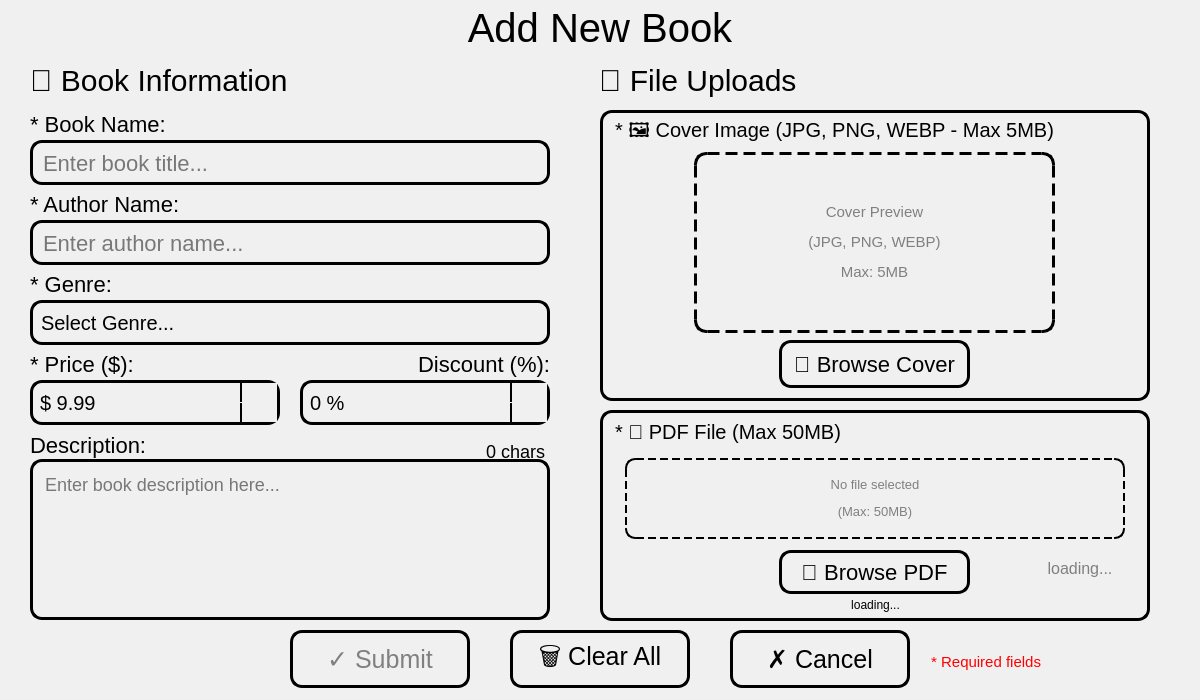
<?xml version="1.0" encoding="UTF-8"?>
<ui version="4.0">
 <class>AddBookDialog</class>
 <widget class="QDialog" name="AddBookDialog">
  <property name="enabled">
   <bool>true</bool>
  </property>
  <property name="geometry">
   <rect>
    <x>0</x>
    <y>0</y>
    <width>1200</width>
    <height>700</height>
   </rect>
  </property>
  <property name="minimumSize">
   <size>
    <width>1100</width>
    <height>700</height>
   </size>
  </property>
  <property name="windowTitle">
   <string>Add New Book</string>
  </property>
  <property name="windowIcon">
   <iconset resource="../resources.qrc">
    <normaloff>:/resources/icon.jpg</normaloff>:/resources/icon.jpg</iconset>
  </property>
  <property name="styleSheet">
   <string notr="true">background-image: url(:/resources/sui.png);</string>
  </property>
  <widget class="QFrame" name="frame">
   <property name="geometry">
    <rect>
     <x>0</x>
     <y>0</y>
     <width>1200</width>
     <height>700</height>
    </rect>
   </property>
   <property name="styleSheet">
    <string notr="true">QFrame {
    background-color: rgba(255,255,255,10);
}</string>
   </property>
   <property name="frameShape">
    <enum>QFrame::Shape::StyledPanel</enum>
   </property>
   <property name="frameShadow">
    <enum>QFrame::Shadow::Raised</enum>
   </property>
   <widget class="QLabel" name="titleLabel">
    <property name="geometry">
     <rect>
      <x>350</x>
      <y>0</y>
      <width>500</width>
      <height>55</height>
     </rect>
    </property>
    <property name="styleSheet">
     <string notr="true">QLabel {
    background: transparent;
    font: 700 14pt &quot;Script MT Bold&quot;;
    font-size: 40px;
    color: rgb(0, 0, 0);
}</string>
    </property>
    <property name="text">
     <string>Add New Book</string>
    </property>
    <property name="alignment">
     <set>Qt::AlignmentFlag::AlignCenter</set>
    </property>
   </widget>
   <widget class="QLabel" name="leftSectionLabel">
    <property name="geometry">
     <rect>
      <x>30</x>
      <y>60</y>
      <width>450</width>
      <height>41</height>
     </rect>
    </property>
    <property name="styleSheet">
     <string notr="true">QLabel {
    background: transparent;
    font: 700 11pt &quot;Script MT Bold&quot;;
    font-size: 30px;
    color: rgb(0, 0, 0);
}</string>
    </property>
    <property name="text">
     <string>📝 Book Information</string>
    </property>
   </widget>
   <widget class="QLabel" name="bookNameLabel">
    <property name="geometry">
     <rect>
      <x>30</x>
      <y>110</y>
      <width>141</width>
      <height>28</height>
     </rect>
    </property>
    <property name="styleSheet">
     <string notr="true">QLabel {
    background: transparent;
    font: 700 9pt &quot;Script MT Bold&quot;;
    font-size: 22px;
    color: rgb(0, 0, 0);
}</string>
    </property>
    <property name="text">
     <string>* Book Name:</string>
    </property>
   </widget>
   <widget class="QLineEdit" name="bookNameLineEdit">
    <property name="geometry">
     <rect>
      <x>30</x>
      <y>140</y>
      <width>520</width>
      <height>45</height>
     </rect>
    </property>
    <property name="styleSheet">
     <string notr="true">QLineEdit {
    font-size: 22px;
    color: rgb(0, 0, 0);
    border: 3px solid black;
    border-radius: 12px;
    padding: 8px;
    background: transparent;
}
QLineEdit:focus {
    border-color: rgb(0, 100, 200);
}</string>
    </property>
    <property name="text">
     <string/>
    </property>
    <property name="maxLength">
     <number>255</number>
    </property>
    <property name="placeholderText">
     <string>Enter book title...</string>
    </property>
   </widget>
   <widget class="QLabel" name="authorNameLabel">
    <property name="geometry">
     <rect>
      <x>30</x>
      <y>190</y>
      <width>151</width>
      <height>28</height>
     </rect>
    </property>
    <property name="styleSheet">
     <string notr="true">QLabel {
    background: transparent;
    font: 700 9pt &quot;Script MT Bold&quot;;
    font-size: 22px;
    color: rgb(0, 0, 0);
}</string>
    </property>
    <property name="text">
     <string>* Author Name:</string>
    </property>
   </widget>
   <widget class="QLineEdit" name="authorNameLineEdit">
    <property name="geometry">
     <rect>
      <x>30</x>
      <y>220</y>
      <width>520</width>
      <height>45</height>
     </rect>
    </property>
    <property name="styleSheet">
     <string notr="true">QLineEdit {
    font-size: 22px;
    color: rgb(0, 0, 0);
    border: 3px solid black;
    border-radius: 12px;
    padding: 8px;
    background: transparent;
}
QLineEdit:focus {
    border-color: rgb(0, 100, 200);
}</string>
    </property>
    <property name="maxLength">
     <number>255</number>
    </property>
    <property name="placeholderText">
     <string>Enter author name...</string>
    </property>
   </widget>
   <widget class="QLabel" name="genreLabel">
    <property name="geometry">
     <rect>
      <x>30</x>
      <y>270</y>
      <width>81</width>
      <height>28</height>
     </rect>
    </property>
    <property name="styleSheet">
     <string notr="true">QLabel {
    background: transparent;
    font: 700 9pt &quot;Script MT Bold&quot;;
    font-size: 22px;
    color: rgb(0, 0, 0);
}</string>
    </property>
    <property name="text">
     <string>* Genre:</string>
    </property>
   </widget>
   <widget class="QComboBox" name="genreComboBox">
    <property name="geometry">
     <rect>
      <x>30</x>
      <y>300</y>
      <width>520</width>
      <height>45</height>
     </rect>
    </property>
    <property name="styleSheet">
     <string notr="true">QComboBox {
    font-size: 20px;
    color: rgb(0, 0, 0);
    border: 3px solid black;
    border-radius: 12px;
    padding: 8px;
    background: transparent;
}

QComboBox::drop-down {
    border: none;
    width: 35px;
}

QComboBox::down-arrow {
    width: 18px;
    height: 18px;
}

QComboBox QAbstractItemView {
    border: 2px solid black;
    border-radius: 8px;
    background-color: white;
    selection-background-color: rgb(70, 130, 180);
    font-size: 18px;
}</string>
    </property>
    <item>
     <property name="text">
      <string>Select Genre...</string>
     </property>
    </item>
    <item>
     <property name="text">
      <string>Fiction</string>
     </property>
    </item>
    <item>
     <property name="text">
      <string>Non-Fiction</string>
     </property>
    </item>
    <item>
     <property name="text">
      <string>Mystery</string>
     </property>
    </item>
    <item>
     <property name="text">
      <string>Romance</string>
     </property>
    </item>
    <item>
     <property name="text">
      <string>Science Fiction</string>
     </property>
    </item>
    <item>
     <property name="text">
      <string>Fantasy</string>
     </property>
    </item>
    <item>
     <property name="text">
      <string>Biography</string>
     </property>
    </item>
    <item>
     <property name="text">
      <string>History</string>
     </property>
    </item>
    <item>
     <property name="text">
      <string>Self-Help</string>
     </property>
    </item>
    <item>
     <property name="text">
      <string>Technology</string>
     </property>
    </item>
   </widget>
   <widget class="QLabel" name="priceLabel">
    <property name="geometry">
     <rect>
      <x>30</x>
      <y>350</y>
      <width>111</width>
      <height>28</height>
     </rect>
    </property>
    <property name="styleSheet">
     <string notr="true">QLabel {
    background: transparent;
    font: 700 9pt &quot;Script MT Bold&quot;;
    font-size: 22px;
    color: rgb(0, 0, 0);
}</string>
    </property>
    <property name="text">
     <string>* Price ($):</string>
    </property>
   </widget>
   <widget class="QDoubleSpinBox" name="priceSpinBox">
    <property name="geometry">
     <rect>
      <x>30</x>
      <y>380</y>
      <width>250</width>
      <height>45</height>
     </rect>
    </property>
    <property name="styleSheet">
     <string notr="true">QDoubleSpinBox {
    font-size: 20px;
    color: rgb(0, 0, 0);
    border: 3px solid black;
    border-radius: 12px;
    padding: 5px;
    background: transparent;
}
QDoubleSpinBox::up-button, QDoubleSpinBox::down-button {
    width: 35px;
    border-left: 2px solid black;
    background-color: rgb(240, 240, 240);
}</string>
    </property>
    <property name="prefix">
     <string>$ </string>
    </property>
    <property name="decimals">
     <number>2</number>
    </property>
    <property name="minimum">
     <double>0.010000000000000</double>
    </property>
    <property name="maximum">
     <double>99999.990000000005239</double>
    </property>
    <property name="value">
     <double>9.990000000000000</double>
    </property>
   </widget>
   <widget class="QLabel" name="discountLabel">
    <property name="geometry">
     <rect>
      <x>419</x>
      <y>350</y>
      <width>131</width>
      <height>28</height>
     </rect>
    </property>
    <property name="styleSheet">
     <string notr="true">QLabel {
    background: transparent;
    font: 700 9pt &quot;Script MT Bold&quot;;
    font-size: 22px;
    color: rgb(0, 0, 0);
}</string>
    </property>
    <property name="text">
     <string>Discount (%):</string>
    </property>
    <property name="alignment">
     <set>Qt::AlignmentFlag::AlignRight|Qt::AlignmentFlag::AlignTrailing|Qt::AlignmentFlag::AlignVCenter</set>
    </property>
   </widget>
   <widget class="QSpinBox" name="discountSpinBox">
    <property name="geometry">
     <rect>
      <x>300</x>
      <y>380</y>
      <width>250</width>
      <height>45</height>
     </rect>
    </property>
    <property name="styleSheet">
     <string notr="true">QSpinBox {
    font-size: 20px;
    color: rgb(0, 0, 0);
    border: 3px solid black;
    border-radius: 12px;
    padding: 5px;
    background: transparent;
}
QSpinBox::up-button, QSpinBox::down-button {
    width: 35px;
    border-left: 2px solid black;
    background-color: rgb(240, 240, 240);
}</string>
    </property>
    <property name="suffix">
     <string> %</string>
    </property>
    <property name="minimum">
     <number>0</number>
    </property>
    <property name="maximum">
     <number>100</number>
    </property>
    <property name="value">
     <number>0</number>
    </property>
   </widget>
   <widget class="QLabel" name="descriptionLabel">
    <property name="geometry">
     <rect>
      <x>30</x>
      <y>430</y>
      <width>150</width>
      <height>31</height>
     </rect>
    </property>
    <property name="styleSheet">
     <string notr="true">QLabel {
    background: transparent;
    font: 700 9pt &quot;Script MT Bold&quot;;
    font-size: 22px;
    color: rgb(0, 0, 0);
}</string>
    </property>
    <property name="text">
     <string>Description:</string>
    </property>
   </widget>
   <widget class="QTextEdit" name="descriptionTextEdit">
    <property name="geometry">
     <rect>
      <x>30</x>
      <y>459</y>
      <width>520</width>
      <height>161</height>
     </rect>
    </property>
    <property name="styleSheet">
     <string notr="true">QTextEdit {
    font-size: 18px;
    color: rgb(0, 0, 0);
    border: 3px solid black;
    border-radius: 12px;
    background: transparent;
    padding: 8px;
}
QTextEdit:focus {
    border-color: rgb(0, 100, 200);
}</string>
    </property>
    <property name="acceptRichText">
     <bool>false</bool>
    </property>
    <property name="placeholderText">
     <string>Enter book description here...</string>
    </property>
   </widget>
   <widget class="QLabel" name="charCountLabel">
    <property name="geometry">
     <rect>
      <x>450</x>
      <y>440</y>
      <width>95</width>
      <height>22</height>
     </rect>
    </property>
    <property name="styleSheet">
     <string notr="true">QLabel {
    background: transparent;
    font: 700 9pt &quot;Script MT Bold&quot;;
    font-size: 18px;
    color: black;
}</string>
    </property>
    <property name="text">
     <string>0 chars</string>
    </property>
    <property name="alignment">
     <set>Qt::AlignmentFlag::AlignRight|Qt::AlignmentFlag::AlignTrailing|Qt::AlignmentFlag::AlignVCenter</set>
    </property>
   </widget>
   <widget class="QLabel" name="rightSectionLabel">
    <property name="geometry">
     <rect>
      <x>599</x>
      <y>60</y>
      <width>401</width>
      <height>41</height>
     </rect>
    </property>
    <property name="styleSheet">
     <string notr="true">QLabel {
    background: transparent;
    font: 700 11pt &quot;Script MT Bold&quot;;
    font-size: 30px;
    color: rgb(0, 0, 0);
}</string>
    </property>
    <property name="text">
     <string>📁 File Uploads</string>
    </property>
   </widget>
   <widget class="QFrame" name="coverPreviewFrame">
    <property name="geometry">
     <rect>
      <x>600</x>
      <y>110</y>
      <width>550</width>
      <height>291</height>
     </rect>
    </property>
    <property name="styleSheet">
     <string notr="true">QFrame#coverPreviewFrame {
    background: transparent;
    border: 3px solid black;
    border-radius: 12px;
}</string>
    </property>
    <property name="frameShape">
     <enum>QFrame::Shape::StyledPanel</enum>
    </property>
    <property name="frameShadow">
     <enum>QFrame::Shadow::Raised</enum>
    </property>
    <widget class="QLabel" name="coverTitleLabel">
     <property name="geometry">
      <rect>
       <x>15</x>
       <y>8</y>
       <width>520</width>
       <height>28</height>
      </rect>
     </property>
     <property name="styleSheet">
      <string notr="true">QLabel {
    background: transparent;
    font: 700 10pt &quot;Script MT Bold&quot;;
    font-size: 20px;
    color: rgb(0, 0, 0);
}</string>
     </property>
     <property name="text">
      <string>* 🖼️ Cover Image (JPG, PNG, WEBP - Max 5MB)</string>
     </property>
    </widget>
    <widget class="QPushButton" name="browseCoverButton">
     <property name="geometry">
      <rect>
       <x>179</x>
       <y>230</y>
       <width>191</width>
       <height>48</height>
      </rect>
     </property>
     <property name="styleSheet">
      <string notr="true">QPushButton {
    font: 700 9pt &quot;Script MT Bold&quot;;
    font-size: 22px;
    color: rgb(0, 0, 0);
    background: transparent;
    border: 3px solid black;
    border-radius: 12px;
    padding: 8px;
}
QPushButton:hover {
    background-color: rgb(19, 132, 150);
}</string>
     </property>
     <property name="text">
      <string>📂 Browse Cover</string>
     </property>
    </widget>
    <widget class="QLabel" name="coverPreviewLabel">
     <property name="geometry">
      <rect>
       <x>94</x>
       <y>42</y>
       <width>361</width>
       <height>181</height>
      </rect>
     </property>
     <property name="styleSheet">
      <string notr="true">QLabel#coverPreviewLabel {
    background: transparent;
    border: 3px dashed black;
    border-radius: 12px;
    font-size: 18px;
    color: gray;
}</string>
     </property>
     <property name="text">
      <string>&lt;html&gt;&lt;head/&gt;&lt;body&gt;&lt;p&gt;&lt;span style=&quot; font-size:11pt;&quot;&gt;Cover Preview&lt;/span&gt;&lt;/p&gt;&lt;p&gt;&lt;span style=&quot; font-size:11pt;&quot;&gt;(JPG, PNG, WEBP)&lt;/span&gt;&lt;/p&gt;&lt;p&gt;&lt;span style=&quot; font-size:11pt;&quot;&gt;Max: 5MB&lt;/span&gt;&lt;/p&gt;&lt;/body&gt;&lt;/html&gt;</string>
     </property>
     <property name="alignment">
      <set>Qt::AlignmentFlag::AlignCenter</set>
     </property>
    </widget>
    <widget class="QLabel" name="coverFileSizeLabel">
     <property name="geometry">
      <rect>
       <x>420</x>
       <y>290</y>
       <width>120</width>
       <height>22</height>
      </rect>
     </property>
     <property name="styleSheet">
      <string notr="true">QLabel {
    background: transparent;
    font: 700 9pt &quot;Script MT Bold&quot;;
    font-size: 16px;
    color: gray;
}</string>
     </property>
     <property name="text">
      <string/>
     </property>
     <property name="alignment">
      <set>Qt::AlignmentFlag::AlignRight|Qt::AlignmentFlag::AlignTrailing|Qt::AlignmentFlag::AlignVCenter</set>
     </property>
    </widget>
    <widget class="QLabel" name="coverStatusLabel">
     <property name="geometry">
      <rect>
       <x>15</x>
       <y>332</y>
       <width>520</width>
       <height>22</height>
      </rect>
     </property>
     <property name="styleSheet">
      <string notr="true">QLabel {
    background: transparent;
    font: 700 9pt &quot;Script MT Bold&quot;;
    font-size: 14px;
}</string>
     </property>
     <property name="text">
      <string/>
     </property>
    </widget>
   </widget>
   <widget class="QFrame" name="pdfSelectorFrame">
    <property name="geometry">
     <rect>
      <x>600</x>
      <y>410</y>
      <width>550</width>
      <height>211</height>
     </rect>
    </property>
    <property name="styleSheet">
     <string notr="true">QFrame#pdfSelectorFrame {
    background: transparent;
    border: 3px solid black;
    border-radius: 12px;
}</string>
    </property>
    <property name="frameShape">
     <enum>QFrame::Shape::StyledPanel</enum>
    </property>
    <property name="frameShadow">
     <enum>QFrame::Shadow::Raised</enum>
    </property>
    <widget class="QLabel" name="pdfTitleLabel">
     <property name="geometry">
      <rect>
       <x>15</x>
       <y>8</y>
       <width>520</width>
       <height>28</height>
      </rect>
     </property>
     <property name="styleSheet">
      <string notr="true">QLabel {
    background: transparent;
    font: 700 10pt &quot;Script MT Bold&quot;;
    font-size: 20px;
    color: rgb(0, 0, 0);
}</string>
     </property>
     <property name="text">
      <string>* 📄 PDF File (Max 50MB)</string>
     </property>
    </widget>
    <widget class="QPushButton" name="browsePdfButton">
     <property name="geometry">
      <rect>
       <x>179</x>
       <y>140</y>
       <width>191</width>
       <height>44</height>
      </rect>
     </property>
     <property name="styleSheet">
      <string notr="true">QPushButton {
    font: 700 9pt &quot;Script MT Bold&quot;;
    font-size: 22px;
    color: rgb(0, 0, 0);
    background: transparent;
    border: 3px solid black;
    border-radius: 12px;
    padding: 8px;
}
QPushButton:hover {
    background-color: rgb(19, 132, 150);
}</string>
     </property>
     <property name="text">
      <string>📂 Browse PDF</string>
     </property>
    </widget>
    <widget class="QLabel" name="pdfFileNameLabel">
     <property name="geometry">
      <rect>
       <x>25</x>
       <y>48</y>
       <width>500</width>
       <height>81</height>
      </rect>
     </property>
     <property name="styleSheet">
      <string notr="true">QLabel#pdfFileNameLabel {
    background: transparent;
    border: 2px dashed black;
    border-radius: 10px;
    font-size: 16px;
    color: gray;
}</string>
     </property>
     <property name="text">
      <string>&lt;html&gt;&lt;head/&gt;&lt;body&gt;&lt;p&gt;&lt;span style=&quot; font-size:10pt;&quot;&gt;No file selected&lt;/span&gt;&lt;/p&gt;&lt;p&gt;&lt;span style=&quot; font-size:10pt;&quot;&gt;(Max: 50MB)&lt;/span&gt;&lt;/p&gt;&lt;/body&gt;&lt;/html&gt;</string>
     </property>
     <property name="alignment">
      <set>Qt::AlignmentFlag::AlignCenter</set>
     </property>
    </widget>
    <widget class="QLabel" name="pdfFileSizeLabel">
     <property name="geometry">
      <rect>
       <x>420</x>
       <y>148</y>
       <width>120</width>
       <height>22</height>
      </rect>
     </property>
     <property name="styleSheet">
      <string notr="true">QLabel {
    background: transparent;
    font: 700 9pt &quot;Script MT Bold&quot;;
    font-size: 16px;
    color: gray;
}</string>
     </property>
     <property name="text">
      <string>&lt;html&gt;&lt;head/&gt;&lt;body&gt;&lt;p align=&quot;center&quot;&gt;loading...&lt;/p&gt;&lt;/body&gt;&lt;/html&gt;</string>
     </property>
     <property name="alignment">
      <set>Qt::AlignmentFlag::AlignRight|Qt::AlignmentFlag::AlignTrailing|Qt::AlignmentFlag::AlignVCenter</set>
     </property>
    </widget>
    <widget class="QLabel" name="pdfStatusLabel">
     <property name="geometry">
      <rect>
       <x>20</x>
       <y>185</y>
       <width>511</width>
       <height>21</height>
      </rect>
     </property>
     <property name="styleSheet">
      <string notr="true">QLabel {
    background: transparent;
    font: 700 9pt &quot;Script MT Bold&quot;;
    font-size: 15px;
	color: rgb(0, 0, 0);
}</string>
     </property>
     <property name="text">
      <string>&lt;html&gt;&lt;head/&gt;&lt;body&gt;&lt;p align=&quot;center&quot;&gt;&lt;span style=&quot; font-size:9pt;&quot;&gt;loading...&lt;/span&gt;&lt;/p&gt;&lt;/body&gt;&lt;/html&gt;</string>
     </property>
    </widget>
   </widget>
   <widget class="QPushButton" name="submitButton">
    <property name="enabled">
     <bool>false</bool>
    </property>
    <property name="geometry">
     <rect>
      <x>290</x>
      <y>630</y>
      <width>180</width>
      <height>58</height>
     </rect>
    </property>
    <property name="toolTip">
     <string>Please fill all required fields first</string>
    </property>
    <property name="styleSheet">
     <string notr="true">QPushButton {
    font: 700 11pt &quot;Script MT Bold&quot;;
    font-size: 25px;
    color: black;
    background: transparent;
    border: 3px solid black;
    border-radius: 12px;
}
QPushButton:hover {
    background-color: rgb(33, 136, 56);
}
QPushButton:disabled {
    background: transparent;
    color: gray;
}</string>
    </property>
    <property name="text">
     <string>✓ Submit</string>
    </property>
   </widget>
   <widget class="QPushButton" name="clearButton">
    <property name="geometry">
     <rect>
      <x>510</x>
      <y>630</y>
      <width>180</width>
      <height>58</height>
     </rect>
    </property>
    <property name="styleSheet">
     <string notr="true">QPushButton {
    font: 700 11pt &quot;Script MT Bold&quot;;
    font-size: 25px;
    color: rgb(0, 0, 0);
    background: transparent;
    border: 3px solid black;
    border-radius: 12px;
}
QPushButton:hover {
    background-color: rgb(224, 160, 0);
}</string>
    </property>
    <property name="text">
     <string>🗑 Clear All</string>
    </property>
   </widget>
   <widget class="QPushButton" name="cancelButton">
    <property name="geometry">
     <rect>
      <x>730</x>
      <y>630</y>
      <width>180</width>
      <height>58</height>
     </rect>
    </property>
    <property name="styleSheet">
     <string notr="true">QPushButton {
    font: 700 11pt &quot;Script MT Bold&quot;;
    font-size: 25px;
    color: black;
    background: transparent;
    border: 3px solid black;
    border-radius: 12px;
}
QPushButton:hover {
    background-color: rgb(200, 35, 51);
}</string>
    </property>
    <property name="text">
     <string>✗ Cancel</string>
    </property>
   </widget>
   <widget class="QLabel" name="requiredNoteLabel">
    <property name="geometry">
     <rect>
      <x>920</x>
      <y>650</y>
      <width>121</width>
      <height>24</height>
     </rect>
    </property>
    <property name="styleSheet">
     <string notr="true">QLabel {
    background: transparent;
    font: 700 9pt &quot;Script MT Bold&quot;;
    font-size: 15px;
    color: red;
}</string>
    </property>
    <property name="text">
     <string>* Required fields</string>
    </property>
    <property name="alignment">
     <set>Qt::AlignmentFlag::AlignRight|Qt::AlignmentFlag::AlignTrailing|Qt::AlignmentFlag::AlignVCenter</set>
    </property>
   </widget>
  </widget>
 </widget>
 <resources>
  <include location="../resources.qrc"/>
 </resources>
 <connections>
  <connection>
   <sender>cancelButton</sender>
   <signal>clicked()</signal>
   <receiver>AddBookDialog</receiver>
   <slot>reject()</slot>
   <hints>
    <hint type="sourcelabel">
     <x>810</x>
     <y>789</y>
    </hint>
    <hint type="destinationlabel">
     <x>20</x>
     <y>20</y>
    </hint>
   </hints>
  </connection>
  <connection>
   <sender>browseCoverButton</sender>
   <signal>clicked()</signal>
   <receiver>AddBookDialog</receiver>
   <slot>on_browseCoverButton_clicked()</slot>
   <hints>
    <hint type="sourcelabel">
     <x>275</x>
     <y>304</y>
    </hint>
    <hint type="destinationlabel">
     <x>20</x>
     <y>20</y>
    </hint>
   </hints>
  </connection>
  <connection>
   <sender>browsePdfButton</sender>
   <signal>clicked()</signal>
   <receiver>AddBookDialog</receiver>
   <slot>on_browsePdfButton_clicked()</slot>
   <hints>
    <hint type="sourcelabel">
     <x>275</x>
     <y>591</y>
    </hint>
    <hint type="destinationlabel">
     <x>20</x>
     <y>20</y>
    </hint>
   </hints>
  </connection>
  <connection>
   <sender>clearButton</sender>
   <signal>clicked()</signal>
   <receiver>AddBookDialog</receiver>
   <slot>on_clearButton_clicked()</slot>
   <hints>
    <hint type="sourcelabel">
     <x>600</x>
     <y>789</y>
    </hint>
    <hint type="destinationlabel">
     <x>20</x>
     <y>20</y>
    </hint>
   </hints>
  </connection>
  <connection>
   <sender>submitButton</sender>
   <signal>clicked()</signal>
   <receiver>AddBookDialog</receiver>
   <slot>on_submitButton_clicked()</slot>
   <hints>
    <hint type="sourcelabel">
     <x>390</x>
     <y>789</y>
    </hint>
    <hint type="destinationlabel">
     <x>20</x>
     <y>20</y>
    </hint>
   </hints>
  </connection>
  <connection>
   <sender>bookNameLineEdit</sender>
   <signal>textChanged(QString)</signal>
   <receiver>AddBookDialog</receiver>
   <slot>validateForm()</slot>
   <hints>
    <hint type="sourcelabel">
     <x>290</x>
     <y>174</y>
    </hint>
    <hint type="destinationlabel">
     <x>20</x>
     <y>20</y>
    </hint>
   </hints>
  </connection>
  <connection>
   <sender>authorNameLineEdit</sender>
   <signal>textChanged(QString)</signal>
   <receiver>AddBookDialog</receiver>
   <slot>validateForm()</slot>
   <hints>
    <hint type="sourcelabel">
     <x>290</x>
     <y>261</y>
    </hint>
    <hint type="destinationlabel">
     <x>20</x>
     <y>20</y>
    </hint>
   </hints>
  </connection>
  <connection>
   <sender>genreComboBox</sender>
   <signal>currentIndexChanged(int)</signal>
   <receiver>AddBookDialog</receiver>
   <slot>validateForm()</slot>
   <hints>
    <hint type="sourcelabel">
     <x>290</x>
     <y>348</y>
    </hint>
    <hint type="destinationlabel">
     <x>20</x>
     <y>20</y>
    </hint>
   </hints>
  </connection>
  <connection>
   <sender>descriptionTextEdit</sender>
   <signal>textChanged()</signal>
   <receiver>AddBookDialog</receiver>
   <slot>updateCharCount()</slot>
   <hints>
    <hint type="sourcelabel">
     <x>290</x>
     <y>583</y>
    </hint>
    <hint type="destinationlabel">
     <x>20</x>
     <y>20</y>
    </hint>
   </hints>
  </connection>
 </connections>
 <slots>
  <slot>on_browseCoverButton_clicked()</slot>
  <slot>on_browsePdfButton_clicked()</slot>
  <slot>on_clearButton_clicked()</slot>
  <slot>on_submitButton_clicked()</slot>
  <slot>validateForm()</slot>
  <slot>updateCharCount()</slot>
 </slots>
</ui>
